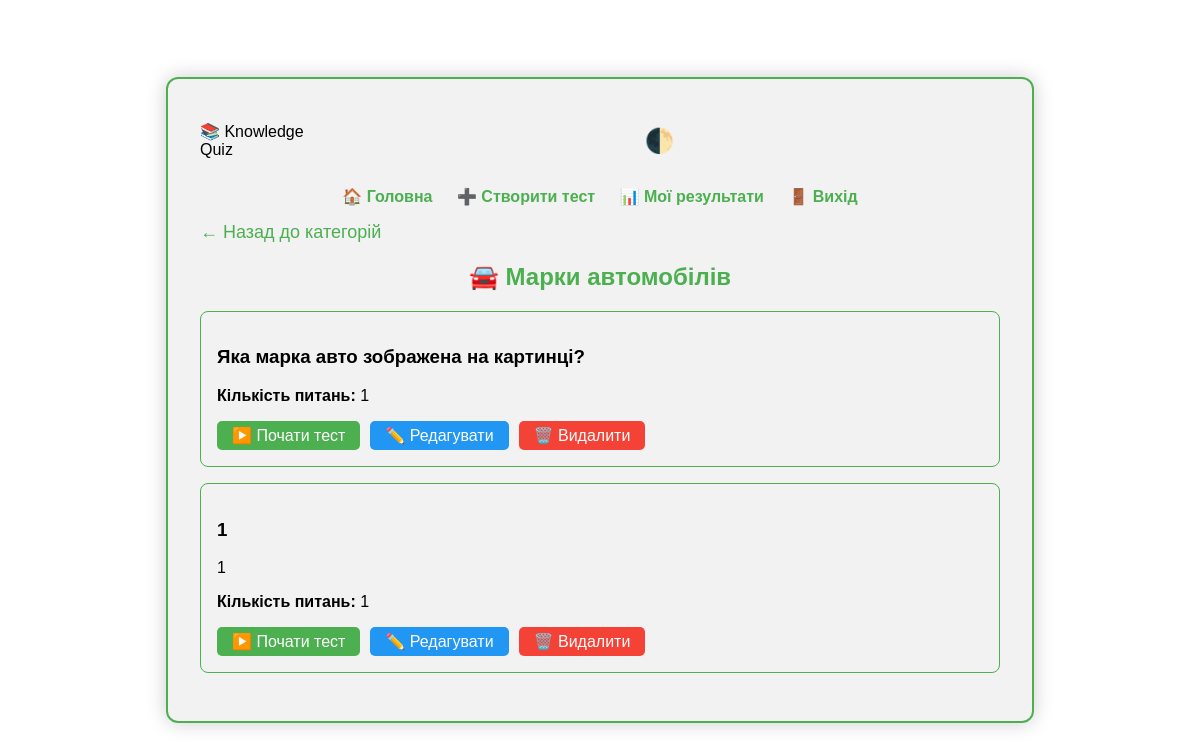
/category/cars (signed in), run on the app's committed database.
### tables this page shows
CREATE TABLE quizzes (
            id INTEGER PRIMARY KEY AUTOINCREMENT,
            quiz_id TEXT UNIQUE NOT NULL,
            title TEXT NOT NULL,
            description TEXT,
            category TEXT NOT NULL,
            questions TEXT NOT NULL,
            author_id INTEGER
        );

### app.py (the view)
@app.route('/category/<category_name>')
@login_required
def category_view(category_name):
    conn = get_db()
    quizzes = conn.execute('SELECT * FROM quizzes WHERE category = ?', (category_name,)).fetchall()
    conn.close()
    categories_names = {
        'cars': '🚘 Марки автомобілів',
        'countries': '🌍 Місцевість (Країни)',
        'rebus': '🧩 Ребуси'
    }
    quizzes_list = []
    for q in quizzes:
        quiz_dict = dict(q)
        quiz_dict['questions'] = json.loads(quiz_dict['questions'])
        quizzes_list.append(quiz_dict)
    return render_template('category.html', quizzes=quizzes_list, category_title=categories_names.get(category_name, category_name))

### app.py (called while the page is built)
def get_db():
    conn = sqlite3.connect('quiz_app.db')
    conn.row_factory = sqlite3.Row
    return conn

def login_required(f):
    @wraps(f)
    def decorated_function(*args, **kwargs):
        if 'user_id' not in session:
            return redirect(url_for('login'))
        return f(*args, **kwargs)
    return decorated_function

### templates/category.html (shortened to what this page needs)
{% extends "base.html" %}
{% block content %}
<div style="margin-bottom: 20px;">
    <a href="{{ url_for('home') }}" style="font-size: 18px;">← Назад до категорій</a>
</div>
<h2>{{ category_title }}</h2>
{% if quizzes %}
    {% for quiz in quizzes %}
        <div class="quiz-card">
            <h3>{{ quiz.title }}</h3>
            <p>{{ quiz.description }}</p>
            <p><strong>Кількість питань:</strong> {{ quiz.questions|length }}</p>
            <div class="flex-buttons">
                <a href="{{ url_for('take_quiz', quiz_id=quiz.quiz_id) }}" class="btn-start">▶️ Почати тест</a>
                {% if session.user_id == quiz.author_id %}
                    <a href="{{ url_for('edit_quiz', quiz_id=quiz.quiz_id) }}" class="btn-edit">✏️ Редагувати</a>
                    <a href="{{ url_for('delete_quiz', quiz_id=quiz.quiz_id) }}" class="btn-delete" onclick="return confirm('Ви впевнені, що хочете видалити цей тест?')">🗑️ Видалити</a>
                {% endif %}
            </div>
        </div>
    {% endfor %}
{% else %}
    <div class="empty-category">
        <p>😕 У цій категорії поки немає тестів.</p>
        <p><a href="{{ url_for('add_quiz') }}">Створіть перший тест у цій категорії!</a></p>
    </div>
{% endif %}
{% endblock %}

### templates/base.html (style rules this page uses)
:root { --light-bg: #ffffff; --light-text: #000000; --dark-bg: #121212; --dark-text: #f0f0f0; --accent: #4CAF50; }
body.light { background-color: var(--light-bg); color: var(--light-text); --bg-color: var(--light-bg); --text-color: var(--light-text); }
body { font-family: Arial, sans-serif; margin: 0; padding: 0; display: flex; justify-content: center; align-items: center; min-height: 100vh; transition: background-color 0.3s, color 0.3s; }
h1, h2 { text-align: center; color: var(--accent); }
a { color: var(--accent); text-decoration: none; }
.quiz-card, .result-card { border: 1px solid var(--accent); border-radius: 8px; padding: 1rem; margin: 1rem 0; }
.btn-edit { background-color: #2196F3; padding: 5px 15px; border-radius: 5px; color: white; }
.btn-delete { background-color: #f44336; padding: 5px 15px; border-radius: 5px; color: white; }
.btn-start { background-color: var(--accent); padding: 5px 15px; border-radius: 5px; color: white; }
.flex-buttons { display: flex; gap: 10px; margin-top: 10px; }

### templates/category.html (style rules this page uses)
.quiz-card { border: 1px solid var(--accent); border-radius: 8px; padding: 1rem; margin: 1rem 0; }
.flex-buttons { display: flex; gap: 10px; margin-top: 10px; }
.btn-start { background-color: var(--accent); padding: 5px 15px; border-radius: 5px; color: white; text-decoration: none; }
.btn-edit { background-color: #2196F3; padding: 5px 15px; border-radius: 5px; color: white; text-decoration: none; }
.btn-delete { background-color: #f44336; padding: 5px 15px; border-radius: 5px; color: white; text-decoration: none; }

### data on the page
quizzes: title "Яка марка авто зображена на картинці?", questions|length "1"
quizzes: title "1", description "1", questions|length "1"

### other printed values
{{ category_title }} "🚘 Марки автомобілів"
